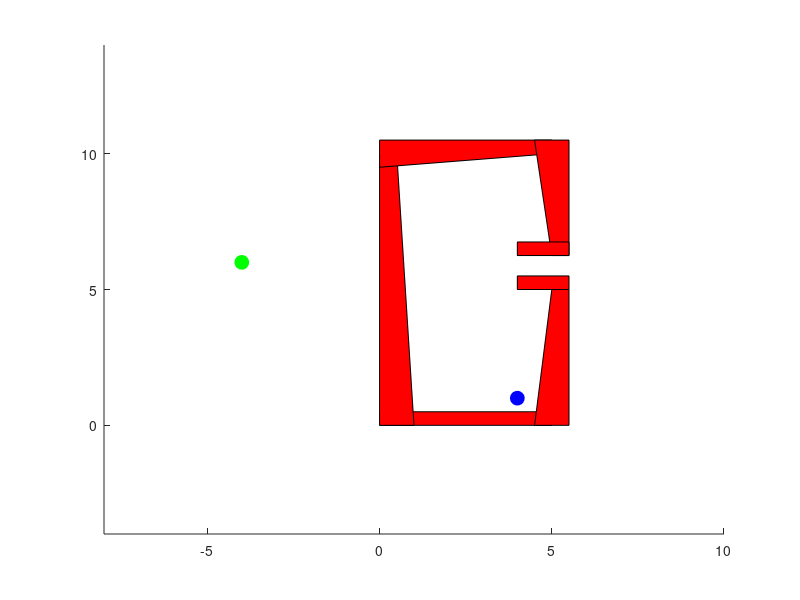

The MATLAB source for this figure: (Note: this script raises an error after producing the figure.)
N_track = zeros(10,1);
for i = 1:10
%% Code setup (Do not modify, but please read) %%%%%%%%%%%%%%%%%%%%%%%%%%%%%%%%%%%%%%%%%%%%%
% Obstacles. Each obstacle is a cell in Obs. An obstacle is
% represented as a convex hull of a number of points. These points are
% stored in the cells of Obs.
% First row is x, second is y (position of vertices)
w = 0.5;
Obs{1} = [0 0;5 0;5 w;0 w]';
Obs{2} = [0 0;2*w 0;w 10;0 10]';
Obs{3} = [0 10-w;5 10;5 10+w;0 10+w]';
Obs{4} = [5-w 0;5+w 0;5+w 5;5 5]';
Obs{5} = [5-w 10+w;5+w 10+w;5+w 6.25;5 6.25]';
Obs{6} = [4 5;5+w 5;5+w 5+w;4 5+w]';
Obs{7} = [4 6.25;5+w 6.25;5+w 6.25+w;4 6.25+w]';

% Bounds on world
world_bounds_x = [-8,10];
world_bounds_y = [-4,14];


% Draw obstacles
figure(1); clf; hold on;
axis([world_bounds_x world_bounds_y]);

for k = 1:length(Obs)
    patch(Obs{k}(1,:),Obs{k}(2,:),'r');
end

% Start and goal positions
xy_start = [4;1]; plot(xy_start(1),xy_start(2),'bo','MarkerFaceColor','b','MarkerSize',10);
xy_goal = [-4;6]; plot(xy_goal(1),xy_goal(2),'go','MarkerFaceColor','g','MarkerSize',10);

% Initialize RRT. The RRT will be represented as a 2 x N list of points. So
% each column represents a vertex of the tree.
% two trees for bidirectional
i_verts = zeros(2,1000);
i_verts(:,1) = xy_start;

g_verts = zeros(2, 1000);
g_verts(:, 1) = xy_goal;

% keep track of nodes for both i and g
N_i = 1;
N_g = 1;

% max iterations and iteration counter
iter = 0;
max_iter = 1000;

% keep track of which tree we're modifying - 0 = i, 1 = g
curr_tree = 0;

nearGoal = false; % This will be set to true if goal has been reached
minDistGoal = 0.25; % This is the convergence criterion. We will declare
                    % success when the tree reaches within 0.25 in distance
                    % from the goal. DO NOT MODIFY.

% Extension parameter
d = 0.5; % This controls how far the RRT extends in each step. DO NOT MODIFY.

%% %%%%%%%%%%%%%%%%%%%%%%%%%%%%%%%%%%%%%%%%%%%%%%%%%%%%%%%%%%%%%%%%%%%%%%%%%%%%%%%%%%%%%%%%%%%%

% RRT algorithm
while iter < max_iter
    % Figure out which tree we'll be adding a node to
    if N_i < N_g
        curr_tree = 0;
    else
        curr_tree = 1;
    end
    
    % Sample point
    rnd = rand(1);
    % With probability 0.05, sample the goal. This promotes movement to the
    % goal.
    if rnd < 0.05
        % In this bi-directional case the goal can mean either the goal or
        % starting point depending on what tree we're adding to
        if curr_tree == 0
            xy = xy_goal;
        else
            xy = xy_start;
        end
    else
        %% FILL ME IN
        % Sample (uniformly) from space (with probability 0.95). The space is defined
        % with the bounds world_bounds_x and world_bounds_y defined above.
        % So, the x coordinate should be sampled in the interval
        % world_bounds_x and the y coordinate from world_bounds_y.
        xy = [world_bounds_x(1) + (world_bounds_x(2)-world_bounds_x(1))*rand(1)
              world_bounds_y(1) + (world_bounds_y(2)-world_bounds_y(1))*rand(1)]; % Should be a 2 x 1 vector
        %%%%%%%%%%%%%%%%%%%%%%%%%%%%%%%%%%%%%%%%%%%%%%%%%%%%%%%%%%%%%%%%%%%%%%%%%%%%%%%%%%%%%%%%
    end
    
    % Check if sample is collision free
    collFree = isCollisionFree(Obs,xy);
    
    if ~collFree
        continue;
    end
    
    % If it is collision free, find closest point in corresponding tree. 
    % The points in the existing tree are i_verts(:,1:N)
    if curr_tree == 0
        closest_vert = closestVertex(i_verts(:,1:N_i),xy);
    else
        closest_vert = closestVertex(g_verts(:,1:N_g),xy);
    end
        
    % Extend tree towards xy from closest_vert. Use the extension parameter
    % d defined above as your step size. In other words, the Euclidean
    % distance between new_vert and closest_vert should be d (do not modify
    % d. It should be 0.5).
    a = (xy(2) - closest_vert(2))/(xy(1) - closest_vert(1));
    b = xy(2) - xy(1)*a;
    
    % check if norm is less than d already, in which case can just use xy
    % otherwise new_vert needs to be extended as long as possible
    if norm(xy-closest_vert) <= d
        new_vert = xy;
    else
        new_x = fsolve(@(x) sqrt((a*x+b - closest_vert(2))^2 + (x - closest_vert(1))^2) - d, xy(1));
        new_vert = [new_x; a*new_x+b];
    end
    
    % Check if new_vert is collision free
    collFree = isCollisionFree(Obs,new_vert); % Same function you wrote before.
    %%%%%%%%%%%%%%%%%%%%%%%%%%%%%%%%%%%%%%%%%%%%%%%%%%%%%%%%%%%%%%%%%%%%%%%%%%%%%%%%%%%%
    
    
    % If it is not collision free, continue with loop
     if ~collFree
        continue;
     end
     
    % Plot extension (Comment the next 3 lines out if you want your code to
    % run a bit quicker. The plotting is useful for debugging though.)
    %figure(1)
    %plot(new_vert(1),new_vert(2),'bo','MarkerFaceColor','b','MarkerSize',5);
    %line([closest_vert(1),new_vert(1)],[closest_vert(2),new_vert(2)]);
     
    % If it is collision free, add it to tree
    if curr_tree == 0
        N_i = N_i+1;
        if N_i > size(i_verts,2)
            i_verts = [i_verts zeros(size(i_verts))];
        end
        i_verts(:, N_i) = new_vert;
    else
        N_g = N_g+1;
        if N_g > size(g_verts,2)
            g_verts = [g_verts zeros(size(g_verts))];
        end
        g_verts(:, N_g) = new_vert;
    end
    
    % now find the nearest node in the other tree to new_vert
    if curr_tree == 0
        closest_vert = closestVertex(g_verts(:,1:N_g),new_vert);
    else
        closest_vert = closestVertex(i_verts(:,1:N_i),new_vert);
    end
    
    % if closest_vert is within d of new_vert, see if there's some
    % collision in the middle. If there isn't, then we've connected the two
    % trees. Otherwise discard. If not within d, extend the other tree with
    % a node d length away
    if norm(closest_vert - new_vert) <= d
        midpoint = (closest_vert+new_vert)/2;
        if isCollisionFree(Obs, midpoint)
            N_track(i) = N_i + N_g;
            break
        end
    else
        a = (new_vert(2) - closest_vert(2))/(new_vert(1) - closest_vert(1));
        b = new_vert(2) - new_vert(1)*a;
        new_x = fsolve(@(x) sqrt((a*x+b - closest_vert(2))^2 + (x - closest_vert(1))^2) - d, new_vert(1));
        new_vert = [new_x; a*new_x+b];
        % Check if new_vert is collision free
        if isCollisionFree(Obs,new_vert)
            if curr_tree == 1
                N_i = N_i+1;
                if N_i > size(i_verts,2)
                    i_verts = [i_verts zeros(size(i_verts))];
                end
                i_verts(:, N_i) = new_vert;
            else
                N_g = N_g+1;
                if N_g > size(g_verts,2)
                    g_verts = [g_verts zeros(size(g_verts))];
                end
                g_verts(:, N_g) = new_vert;
            end
        end
    end
    
    % increment iterations, though this should end before max_iter hit
    iter = iter + 1;
end

% Plot vertices in RRT
plot(i_verts(1,:),i_verts(2,:),'bo','MarkerFaceColor','b','MarkerSize',5);
plot(g_verts(1,:),g_verts(2,:),'go','MarkerFaceColor','g','MarkerSize',5);
end
N_track
